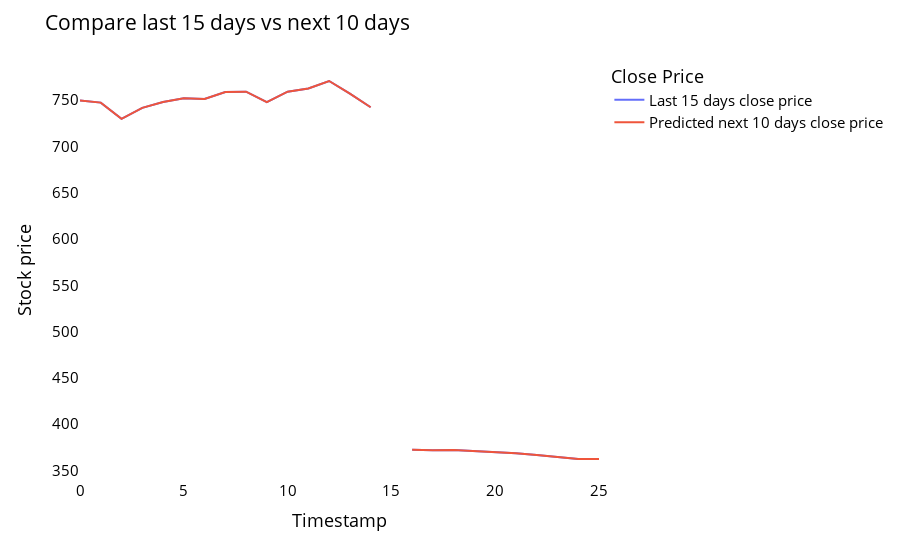

The code cell stored with this chart in its notebook:
### Code cell
temp_mat = np.empty((len(last_days)+pred_days+1,1))
temp_mat[:] = np.nan
temp_mat = temp_mat.reshape(1,-1).tolist()[0]

last_original_days_value = temp_mat
next_predicted_days_value = temp_mat

last_original_days_value[0:time_step+1] = scaler.inverse_transform(closeddf[len(closeddf)-time_step:]).reshape(1,-1).tolist()[0]
next_predicted_days_value[time_step+1:] = scaler.inverse_transform(np.array(lst_output).reshape(-1,1)).reshape(1,-1).tolist()[0]

names = cycle(['Last 15 days close price','Predicted next 10 days close price'])

new_pred_plot = pd.DataFrame({
    'last_original_days_value':last_original_days_value,
    'next_predicted_days_value':next_predicted_days_value
})

fig = px.line(new_pred_plot,x=new_pred_plot.index, y=[new_pred_plot['last_original_days_value'],
                                                      new_pred_plot['next_predicted_days_value']],
              labels={'value': 'Stock price','index': 'Timestamp'})
fig.update_layout(title_text='Compare last 15 days vs next 10 days',
                  plot_bgcolor='white', font_size=15, font_color='black',legend_title_text='Close Price')
fig.for_each_trace(lambda t:  t.update(name = next(names)))

fig.update_xaxes(showgrid=False)
fig.update_yaxes(showgrid=False)
fig.show()

### Figure 1 — Plotly figure (JSON) as saved in the notebook; plotly's stock layout.template omitted (floating-point values rounded to 4 significant figures)
{"data": [{"hovertemplate": "variable=last_original_days_value<br>Timestamp=%{x}<br>Stock price=%{y}<extra></extra>", "legendgroup": "last_original_days_value", "line": {"color": "#636efa", "dash": "solid"}, "marker": {"symbol": "circle"}, "mode": "lines", "name": "Last 15 days close price", "orientation": "v", "showlegend": true, "type": "scatter", "x": [0, 1, 2, 3, 4, 5, 6, 7, 8, 9, 10, 11, 12, 13, 14, 15, 16, 17, 18, 19, 20, 21, 22, 23, 24, 25], "xaxis": "x", "y": [749.7, 747.4, 729.9, 741.7, 748.0, 752.1, 751.2, 758.9, 759.2, 747.9, 759.2, 762.6, 770.7, 757.2, 742.4, null, 372.2, 371.7, 372.1, 371.0, 370.2, 368.5, 366.7, 364.7, 362.3, 362.3], "yaxis": "y"}, {"hovertemplate": "variable=next_predicted_days_value<br>Timestamp=%{x}<br>Stock price=%{y}<extra></extra>", "legendgroup": "next_predicted_days_value", "line": {"color": "#EF553B", "dash": "solid"}, "marker": {"symbol": "circle"}, "mode": "lines", "name": "Predicted next 10 days close price", "orientation": "v", "showlegend": true, "type": "scatter", "x": [0, 1, 2, 3, 4, 5, 6, 7, 8, 9, 10, 11, 12, 13, 14, 15, 16, 17, 18, 19, 20, 21, 22, 23, 24, 25], "xaxis": "x", "y": [749.7, 747.4, 729.9, 741.7, 748.0, 752.1, 751.2, 758.9, 759.2, 747.9, 759.2, 762.6, 770.7, 757.2, 742.4, null, 372.2, 371.7, 372.1, 371.0, 370.2, 368.5, 366.7, 364.7, 362.3, 362.3], "yaxis": "y"}], "layout": {"font": {"color": "black", "size": 15}, "legend": {"title": {"text": "Close Price"}, "tracegroupgap": 0}, "margin": {"t": 60}, "plot_bgcolor": "white", "title": {"text": "Compare last 15 days vs next 10 days"}, "xaxis": {"anchor": "y", "domain": [0, 1], "showgrid": false, "title": {"text": "Timestamp"}}, "yaxis": {"anchor": "x", "domain": [0, 1], "showgrid": false, "title": {"text": "Stock price"}}}}
